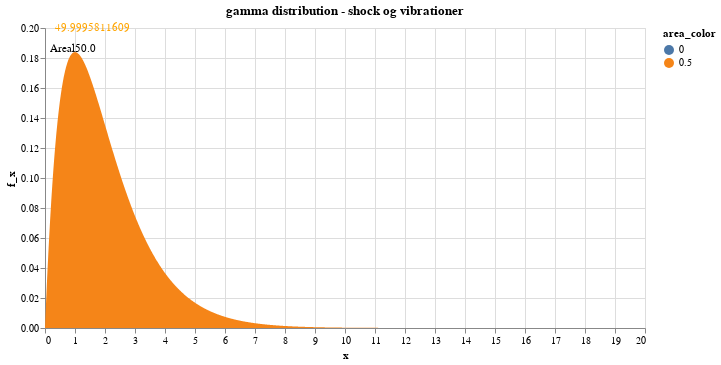

Notebook code cell kept with this figure:
### Markdown cell above
Ved at anvende "unit gamma distribution" kan vi modellere stigning og aftag af vandflooming

Følgende datakilder kan anvendes for at få mere indsigt:

*   https://www.imesa.org.za/wp-content/uploads/2016/01/SARF-Detention-Example-Feb_08-rev-3_1-protected.xls
*   https://www.nrcs.usda.gov/Internet/FSE_DOCUMENTS/stelprdb1083020.pdf

### Code cell
#@title Gamma fordeling

import altair as alt
import pandas as pd



p_value=alt.binding_range(min=-10, max=10, step=0.1,name="p_value")
theta=alt.binding_range(min=0, max=5, step=0.1,name="theta")
gamma=alt.binding_range(min=0, max=5, step=0.1,name="gamma")
k=alt.binding_range(min=0, max=5, step=0.1,name="k")


data=pd.DataFrame()
data['x']=list(range(0,2000))
data['x']=data['x']/100

p_value_chart=alt.Chart(data).mark_area().encode(
    x='x:Q',
    y='f_x:Q',
    color='area_color:N',
).properties(title='p_value',width=600)


params = alt.Chart(data).mark_text(align='left', color="orange").encode(
    x=alt.value(10),  # pixels from left
    y=alt.value(0),  # pixels from top
    text='sum(p_area):Q'
)

brush = alt.selection(type='interval', encodings=['x'], name='sel')


params_std = alt.Chart(data).mark_text(align='left', color="red").encode(
    x=alt.value(10),  # pixels from left
    y=alt.value(10),  # pixels from top
    text='sum(std_area):Q'
)


text = alt.Chart(data).transform_filter(
    brush
).transform_aggregate(
    total='sum(f_x)'
).transform_calculate(
    date_range="sel.x ? sel.x[0] + ' to ' + sel.x[1] : 'all'",
    text="'Areal' + format(datum.total, '.1f')"  
).mark_text(
    align='left',
    baseline='top',
).encode(
    x=alt.value(5),
    y=alt.value(15),
    text=alt.Text('text:N'),
)


(p_value_chart+params+text).transform_calculate(
    p_value='p_value.p_value*1',
    k='k.k*1',
    theta='theta.theta*1',
    gamma='gamma.gamma*1',

    area_color='if(datum.x>datum.p_value,0.5,0)',
    std_area='if(datum.standard_deviation>datum.x&&datum.x>=0,datum.f_x,0)',
    f_x='1/(datum.gamma*datum.k*pow(datum.theta,datum.k))*pow(datum.x,datum.k-1)*exp(-datum.x/datum.theta)',
    
    #pow(datum.x,datum.k-1)*exp(-datum.x/datum.theta)/(pow(datum.theta,datum.k)*datum.gamma*datum.k)',
    #f_x='pow(datum.x,datum.k-1)*exp(-datum.x/datum.theta)/(pow(datum.theta,datum.k)*datum.gamma*datum.k)',
    #f_x='1/(datum.standard_deviation*sqrt(2*PI))*exp(-1/2*pow((datum.x-datum.expectation)/datum.standard_deviation,2))',
    p_area='if(datum.x>=datum.p_value,datum.f_x,0)',
).add_selection(
    alt.selection_single(fields=['p_value'], bind=p_value , name='p_value', init={"p_value":'0'}),
    alt.selection_single(fields=['theta'], bind=theta , name='theta', init={"theta":'1'}),
    alt.selection_single(fields=['k'], bind=k , name='k', init={"k":'2'}),
    alt.selection_single(fields=['gamma'], bind=gamma , name='gamma', init={"gamma":'1'}),
).properties(title='gamma distribution - shock og vibrationer',width=600).add_selection(
    brush
)

### Figure 1 — Vega-Lite specification as saved in the notebook (floating-point values rounded to 4 significant figures; data arrays with more than 128 entries replaced by an {"elided": "..."} marker saying what was removed)
{"config": {"view": {"continuousWidth": 400, "continuousHeight": 300}}, "layer": [{"mark": "area", "encoding": {"color": {"type": "nominal", "field": "area_color"}, "x": {"type": "quantitative", "field": "x"}, "y": {"type": "quantitative", "field": "f_x"}}, "selection": {"p_value": {"type": "single", "fields": ["p_value"], "bind": {"input": "range", "max": 10, "min": -10, "name": "p_value", "step": 0.1}, "init": {"p_value": "0"}}, "theta": {"type": "single", "fields": ["theta"], "bind": {"input": "range", "max": 5, "min": 0, "name": "theta", "step": 0.1}, "init": {"theta": "1"}}, "k": {"type": "single", "fields": ["k"], "bind": {"input": "range", "max": 5, "min": 0, "name": "k", "step": 0.1}, "init": {"k": "2"}}, "gamma": {"type": "single", "fields": ["gamma"], "bind": {"input": "range", "max": 5, "min": 0, "name": "gamma", "step": 0.1}, "init": {"gamma": "1"}}, "sel": {"type": "interval", "encodings": ["x"]}}, "title": "p_value", "width": 600}, {"mark": {"type": "text", "align": "left", "color": "orange"}, "encoding": {"text": {"type": "quantitative", "aggregate": "sum", "field": "p_area"}, "x": {"value": 10}, "y": {"value": 0}}}, {"mark": {"type": "text", "align": "left", "baseline": "top"}, "encoding": {"text": {"type": "nominal", "field": "text"}, "x": {"value": 5}, "y": {"value": 15}}, "transform": [{"filter": {"selection": "sel"}}, {"aggregate": [{"op": "sum", "field": "f_x", "as": "total"}]}, {"calculate": "sel.x ? sel.x[0] + ' to ' + sel.x[1] : 'all'", "as": "date_range"}, {"calculate": "'Areal' + format(datum.total, '.1f')", "as": "text"}]}], "data": {"name": "data-60ab34b7c4ee33d22cf4a81e1a4f1207"}, "title": "gamma distribution - shock og vibrationer", "transform": [{"calculate": "p_value.p_value*1", "as": "p_value"}, {"calculate": "k.k*1", "as": "k"}, {"calculate": "theta.theta*1", "as": "theta"}, {"calculate": "gamma.gamma*1", "as": "gamma"}, {"calculate": "if(datum.x>datum.p_value,0.5,0)", "as": "area_color"}, {"calculate": "if(datum.standard_deviation>datum.x&&datum.x>=0,datum.f_x,0)", "as": "std_area"}, {"calculate": "1/(datum.gamma*datum.k*pow(datum.theta,datum.k))*pow(datum.x,datum.k-1)*exp(-datum.x/datum.theta)", "as": "f_x"}, {"calculate": "if(datum.x>=datum.p_value,datum.f_x,0)", "as": "p_area"}], "width": 600, "$schema": "https://vega.github.io/schema/vega-lite/v4.8.1.json", "datasets": {"data-60ab34b7c4ee33d22cf4a81e1a4f1207": {"elided": "2000 records"}}}
